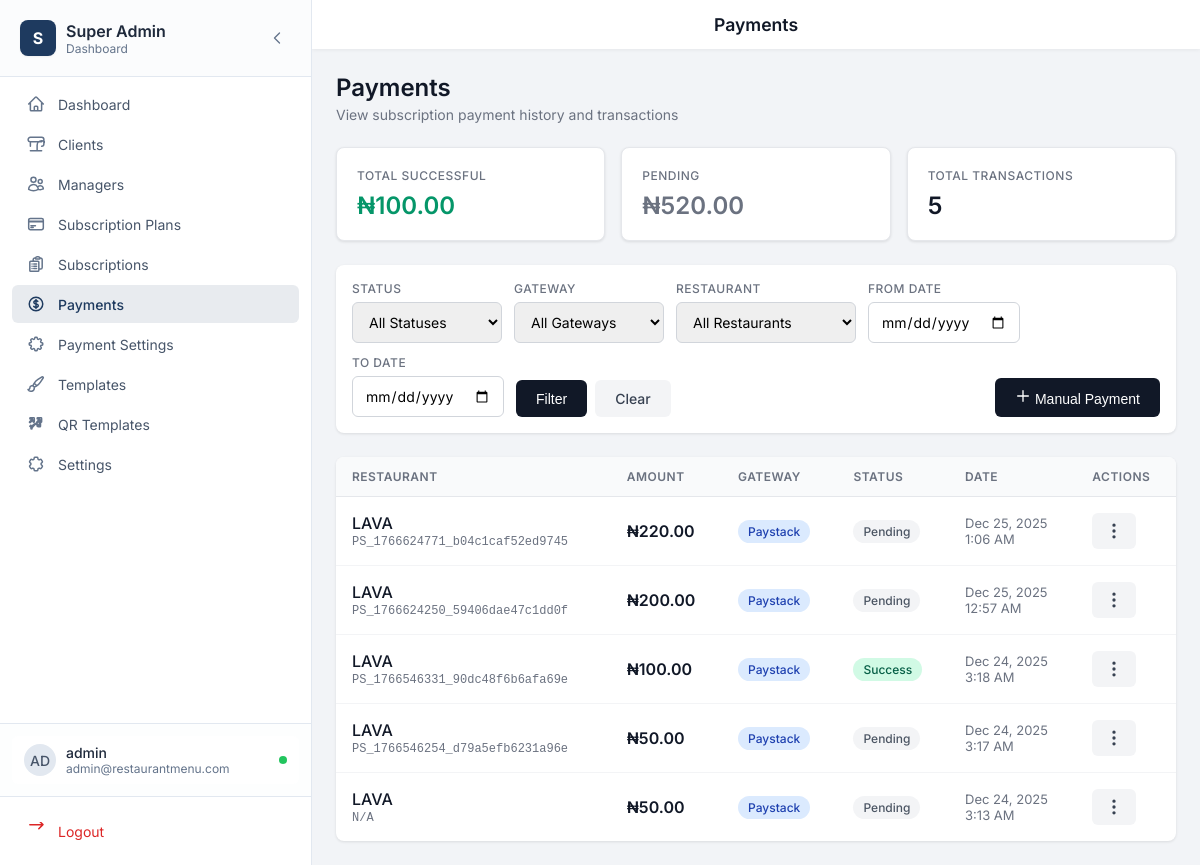
The page /admin/payments.php (signed in) on the database its author committed.
### tables this page shows
CREATE TABLE `payments` (
  `id` int(11) NOT NULL,
  `restaurant_id` int(11) NOT NULL,
  `subscription_id` int(11) NOT NULL,
  `amount` decimal(10,2) NOT NULL,
  `currency` varchar(3) NOT NULL DEFAULT 'NGN',
  `payment_gateway` enum('paystack','flutterwave','manual') NOT NULL,
  `transaction_reference` varchar(100) DEFAULT NULL COMMENT 'Gateway reference',
  `gateway_response` longtext DEFAULT NULL COMMENT 'Full gateway response',
  `status` enum('pending','success','failed','refunded') NOT NULL DEFAULT 'pending',
  `paid_at` datetime DEFAULT NULL,
  `created_at` timestamp NOT NULL DEFAULT current_timestamp()
);

CREATE TABLE `restaurants` (
  `id` int(11) NOT NULL,
  `name` varchar(255) NOT NULL,
  `slug` varchar(255) NOT NULL,
  `logo` varchar(255) DEFAULT NULL,
  `hero_image` varchar(255) DEFAULT NULL,
  `description` text DEFAULT NULL,
  `phone` varchar(50) DEFAULT NULL,
  `email` varchar(255) DEFAULT NULL,
  `address` text DEFAULT NULL,
  `website` varchar(255) DEFAULT NULL,
  `whatsapp_link` varchar(255) DEFAULT NULL,
  `instagram_url` varchar(255) DEFAULT NULL,
  `facebook_url` varchar(255) DEFAULT NULL,
  `twitter_url` varchar(255) DEFAULT NULL,
  `map_latitude` decimal(10,8) DEFAULT NULL,
  `map_longitude` decimal(11,8) DEFAULT NULL,
  `header_menu_items` text DEFAULT NULL,
  `footer_content` text DEFAULT NULL,
  `manager_email` varchar(255) DEFAULT NULL,
  `google_rating` decimal(3,1) DEFAULT 4.5,
  `rating_source` varchar(50) DEFAULT 'Google',
  `template_id` int(11) DEFAULT 1,
  `is_active` tinyint(1) DEFAULT 1,
  `available_items_count` int(11) DEFAULT 0,
  `unavailable_items_count` int(11) DEFAULT 0,
  `subscription_id` int(11) DEFAULT NULL,
  `created_at` timestamp NOT NULL DEFAULT current_timestamp(),
  `updated_at` timestamp NOT NULL DEFAULT current_timestamp() ON UPDATE current_timestamp()
);

### includes/subscription.php (called while the page is built, shortened)
<?php
function formatSubscriptionPrice($amount, $currency = 'NGN') {
    $symbols = [
        'NGN' => '₦',
        'USD' => '$',
        'GBP' => '£',
        'EUR' => '€'
    ];
    $symbol = $symbols[$currency] ?? $currency . ' ';
    return $symbol . number_format($amount, 2);
}

### admin/payments.php (the view, shortened to what this page needs)
<?php
require_once __DIR__ . '/../includes/subscription.php';
$pdo = getDBConnection();
$dateFrom = $_GET['date_from'] ?? '';
$dateTo = $_GET['date_to'] ?? '';
$page = max(1, intval($_GET['page'] ?? 1));
$perPage = 20;
$offset = ($page - 1) * $perPage;
$where = [];
$params = [];
$whereClause = !empty($where) ? 'WHERE ' . implode(' AND ', $where) : '';
$countSql = "SELECT COUNT(*) FROM payments p {$whereClause}";
$stmt = $pdo->prepare($countSql);
$stmt->execute($params);
$totalCount = $stmt->fetchColumn();
$sql = "
    SELECT p.*, r.name as restaurant_name, r.slug as restaurant_slug,
           sp.name as plan_name
    FROM payments p
    JOIN restaurants r ON p.restaurant_id = r.id
    LEFT JOIN subscriptions s ON p.subscription_id = s.id
    LEFT JOIN subscription_plans sp ON s.plan_id = sp.id
    {$whereClause}
    ORDER BY p.created_at DESC
    LIMIT {$perPage} OFFSET {$offset}
";
$stmt = $pdo->prepare($sql);
$stmt->execute($params);
$payments = $stmt->fetchAll(PDO::FETCH_ASSOC);
$totalSuccess = 0;
$totalPending = 0;
try {
    $stmt = $pdo->query("SELECT SUM(amount) FROM payments WHERE status = 'success'");
    $totalSuccess = floatval($stmt->fetchColumn());
    $stmt = $pdo->query("SELECT SUM(amount) FROM payments WHERE status = 'pending'");
    $totalPending = floatval($stmt->fetchColumn());
} catch (PDOException $e) {}
include __DIR__ . '/../includes/admin-layout.php';
?>
<div class="page-header">
    <h1 class="page-title">Payments</h1>
    <p class="page-subtitle">View subscription payment history and transactions</p>
</div>
<div class="payment-stats">
    <div class="stat-card">
        <div class="stat-label">Total Successful</div>
        <div class="stat-value success"><?php echo formatSubscriptionPrice($totalSuccess); ?></div>
    </div>
    <div class="stat-card">
        <div class="stat-label">Pending</div>
        <div class="stat-value pending"><?php echo formatSubscriptionPrice($totalPending); ?></div>
    </div>
    <div class="stat-card">
        <div class="stat-label">Total Transactions</div>
        <div class="stat-value"><?php echo number_format($totalCount); ?></div>
    </div>
</div>
<form class="filters-bar" method="GET" action="">
    <div class="filters-row">
        <div class="filter-group">
            <label>Status</label>
            <select name="status">
                <option value="">All Statuses</option>
            </select>
        </div>
        <div class="filter-group">
            <label>Gateway</label>
            <select name="gateway">
                <option value="">All Gateways</option>
            </select>
        </div>
        <div class="filter-group">
            <label>Restaurant</label>
            <select name="restaurant_id">
                <option value="">All Restaurants</option>
            </select>
        </div>
        <div class="filter-group">
            <label>From Date</label>
            <input type="date" name="date_from" value="<?php echo htmlspecialchars($dateFrom); ?>">
        </div>
        <div class="filter-group">
            <label>To Date</label>
            <input type="date" name="date_to" value="<?php echo htmlspecialchars($dateTo); ?>">
        </div>
        <div class="filter-actions">
            <button type="submit" class="btn-filter">Filter</button>
            <a href="payments.php" class="btn-clear">Clear</a>
        </div>
        <button type="button" class="btn-add" onclick="openManualPaymentModal()">
            <svg xmlns="http://www.w3.org/2000/svg" fill="none" viewBox="0 0 24 24" stroke="currentColor" width="16" height="16">
                <path stroke-linecap="round" stroke-linejoin="round" stroke-width="2" d="M12 4v16m8-8H4" />
            </svg>
            Manual Payment
        </button>
    </div>
</form>
<div class="table-card">
    <?php if (empty($payments)): ?>
        <div class="empty-state">
            <p>No payments found.</p>
        </div>
    <?php else: ?>
        <table class="payments-table">
            <thead>
                <tr>
                    <th>Restaurant</th>
                    <th>Amount</th>
                    <th>Gateway</th>
                    <th>Status</th>
                    <th>Date</th>
                    <th>Actions</th>
                </tr>
            </thead>
            <tbody>
                <?php foreach ($payments as $payment): ?>
                    <tr>
                        <td>
                            <div class="restaurant-info">
                                <span class="restaurant-name"><?php echo htmlspecialchars($payment['restaurant_name']); ?></span>
                                <span class="transaction-ref"><?php echo htmlspecialchars($payment['transaction_reference'] ?? 'N/A'); ?></span>
                            </div>
                        </td>
                        <td>
                            <span class="amount"><?php echo formatSubscriptionPrice($payment['amount'], $payment['currency'] ?? 'NGN'); ?></span>
                        </td>
                        <td>
                            <span class="gateway-badge gateway-<?php echo $payment['payment_gateway']; ?>">
                                <?php echo ucfirst($payment['payment_gateway']); ?>
                            </span>
                        </td>
                        <td>
                            <span class="status-badge status-<?php echo $payment['status']; ?>">
                                <?php echo ucfirst($payment['status']); ?>
                            </span>
                        </td>
                        <td>
                            <div class="date-info">
                                <?php echo date('M j, Y', strtotime($payment['created_at'])); ?><br>
                                <?php echo date('g:i A', strtotime($payment['created_at'])); ?>
                            </div>
                        </td>
                        <td class="actions-cell">
                            <button class="actions-btn" onclick="toggleDropdown(this)" title="Actions">
                                <svg xmlns="http://www.w3.org/2000/svg" fill="none" viewBox="0 0 24 24" stroke="currentColor" width="20" height="20">
                                    <path stroke-linecap="round" stroke-linejoin="round" stroke-width="2" d="M12 5v.01M12 12v.01M12 19v.01M12 6a1 1 0 110-2 1 1 0 010 2zm0 7a1 1 0 110-2 1 1 0 010 2zm0 7a1 1 0 110-2 1 1 0 010 2z" />
                                </svg>
                            </button>
                        </td>
                    </tr>
                <?php endforeach; ?>
            </tbody>
        </table>
    <?php endif; ?>
</div>
<?php include __DIR__ . '/../includes/admin-footer.php'; ?>

### includes/sidebar-admin.php (shortened to what this page needs)
<?php
$currentPath = $_SERVER['REQUEST_URI'];
$userInfo = null;
if (isLoggedIn() && isSuperAdmin()) {
    $pdo = getDBConnection();
    if ($pdo) {
        $userId = getCurrentUserId();
        $stmt = $pdo->prepare("SELECT username, email FROM admins WHERE id = ?");
        $stmt->execute([$userId]);
        $userInfo = $stmt->fetch();
    }
}
$activeId = 'dashboard';
foreach ($navItems as $item) {
    if (strpos($currentPath, $item['href']) !== false) {
        $activeId = $item['id'];
        break;
    }
}
$username = $_SESSION['username'] ?? 'Admin';
$userEmail = $userInfo['email'] ?? '';
$userInitials = strtoupper(substr($username, 0, 2));
?>
<aside class="sidebar-modern" id="sidebar">
    <div class="sidebar-header-modern">
        <div class="sidebar-logo-wrapper">
            <div class="sidebar-logo">
                <div class="logo-icon-modern">S</div>
                <div class="logo-text">
                    <span class="logo-title">Super Admin</span>
                    <span class="logo-subtitle">Dashboard</span>
                </div>
            </div>
        </div>
        <button
            onclick="toggleCollapse()"
            class="collapse-btn-modern"
            aria-label="Collapse sidebar"
        >
            <svg xmlns="http://www.w3.org/2000/svg" fill="none" viewBox="0 0 24 24" stroke-width="2" stroke="currentColor" class="collapse-icon">
                <path stroke-linecap="round" stroke-linejoin="round" d="M15.75 19.5L8.25 12l7.5-7.5" />
            </svg>
        </button>
    </div>
    <nav class="sidebar-nav">
        <ul class="nav-list">
            <?php foreach ($navItems as $item): ?>
                <?php $isActive = $activeId === $item['id']; ?>
                <li>
                    <a
                        href="<?php echo htmlspecialchars($item['href']); ?>"
                        class="nav-item <?php echo $isActive ? 'active' : ''; ?>"
                        title="<?php echo htmlspecialchars($item['name']); ?>"
                    >
                        <div class="nav-icon-wrapper">
                            <svg xmlns="http://www.w3.org/2000/svg" fill="none" viewBox="0 0 24 24" stroke-width="2" stroke="currentColor" class="nav-icon">
                                <path stroke-linecap="round" stroke-linejoin="round" d="<?php echo htmlspecialchars($item['icon']); ?>" />
                            </svg>
                        </div>
                        <span class="nav-text"><?php echo htmlspecialchars($item['name']); ?></span>
                    </a>
                </li>
            <?php endforeach; ?>
        </ul>
    </nav>
    <div class="sidebar-footer-modern">
        <div class="sidebar-profile">
            <?php if (!isset($_COOKIE['sidebar_collapsed']) || $_COOKIE['sidebar_collapsed'] !== 'true'): ?>
                <div class="profile-card">
                    <div class="profile-avatar"><?php echo htmlspecialchars($userInitials); ?></div>
                    <div class="profile-info">
                        <p class="profile-name"><?php echo htmlspecialchars($username); ?></p>
                        <p class="profile-role"><?php echo htmlspecialchars($userEmail ?: 'Administrator'); ?></p>
                    </div>
                    <div class="profile-status" title="Online"></div>
                </div>
            <?php endif; ?>
        </div>
        <div class="sidebar-logout">
            <a
                href="/admin/logout.php"
                class="logout-btn"
                title="Logout"
            >
                <div class="nav-icon-wrapper">
                    <svg xmlns="http://www.w3.org/2000/svg" fill="none" viewBox="0 0 24 24" stroke-width="2" stroke="currentColor" class="nav-icon logout-icon">
                        <path stroke-linecap="round" stroke-linejoin="round" d="M15.75 9l5.5-5.5m0 0l-5.5-5.5m5.5 5.5H3.75" />
                    </svg>
                </div>
                <span class="nav-text">Logout</span>
            </a>
        </div>
    </div>
</aside>

### rows shown on the page
payments: restaurant.name "LAVA", transaction_reference "PS_1766624771_b04c1caf52ed9745", amount+currency "₦220.00", payment_gateway "Paystack", status "Pending", created_at "Dec 25, 2025", created_at "1:06 AM"
payments: restaurant.name "LAVA", transaction_reference "PS_1766624250_59406dae47c1dd0f", amount+currency "₦200.00", payment_gateway "Paystack", status "Pending", created_at "Dec 25, 2025", created_at "12:57 AM"
payments: restaurant.name "LAVA", transaction_reference "PS_1766546331_90dc48f6b6afa69e", amount+currency "₦100.00", payment_gateway "Paystack", status "Success", created_at "Dec 24, 2025", created_at "3:18 AM"
payments: restaurant.name "LAVA", transaction_reference "PS_1766546254_d79a5efb6231a96e", amount+currency "₦50.00", payment_gateway "Paystack", status "Pending", created_at "Dec 24, 2025", created_at "3:17 AM"
payments: restaurant.name "LAVA", transaction_reference "N/A", amount+currency "₦50.00", payment_gateway "Paystack", status "Pending", created_at "Dec 24, 2025", created_at "3:13 AM"

### other values the page prints
$item['name'] "Dashboard"
$item['name'] "Clients"
$item['name'] "Managers"
$item['name'] "Subscription Plans"
$item['name'] "Subscriptions"
$item['name'] "Payments"
$item['name'] "Payment Settings"
$item['name'] "Templates"
$item['name'] "QR Templates"
$item['name'] "Settings"
$userInitials "AD"
$username "admin"
$userEmail ?: 'Administrator' "admin@restaurantmenu.com"
$pageTitle "Payments"
formatSubscriptionPrice($totalSuccess) "₦100.00"
